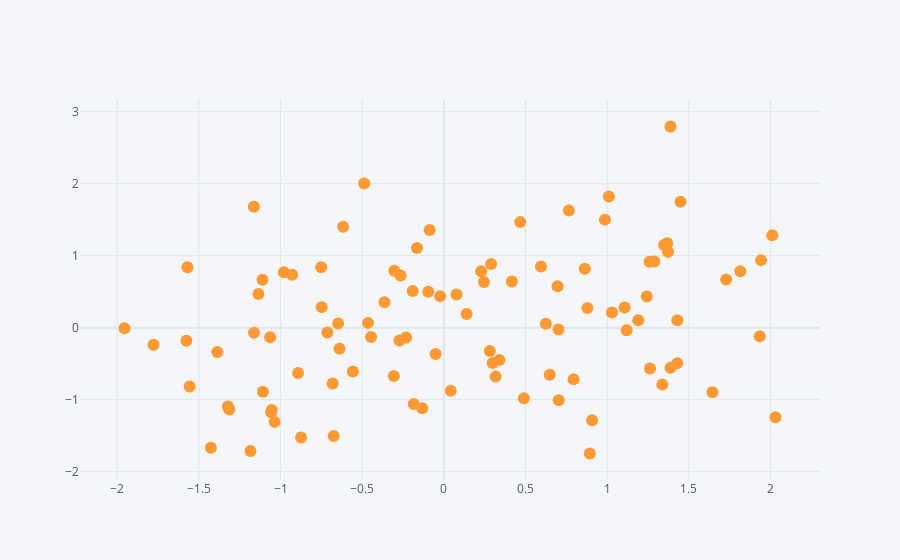

This figure's notebook cell:
### Markdown cell above
__Graficos do tipo scatter__

### Code cell
df.iplot(kind='scatter', x='A',y='B', mode='markers')
